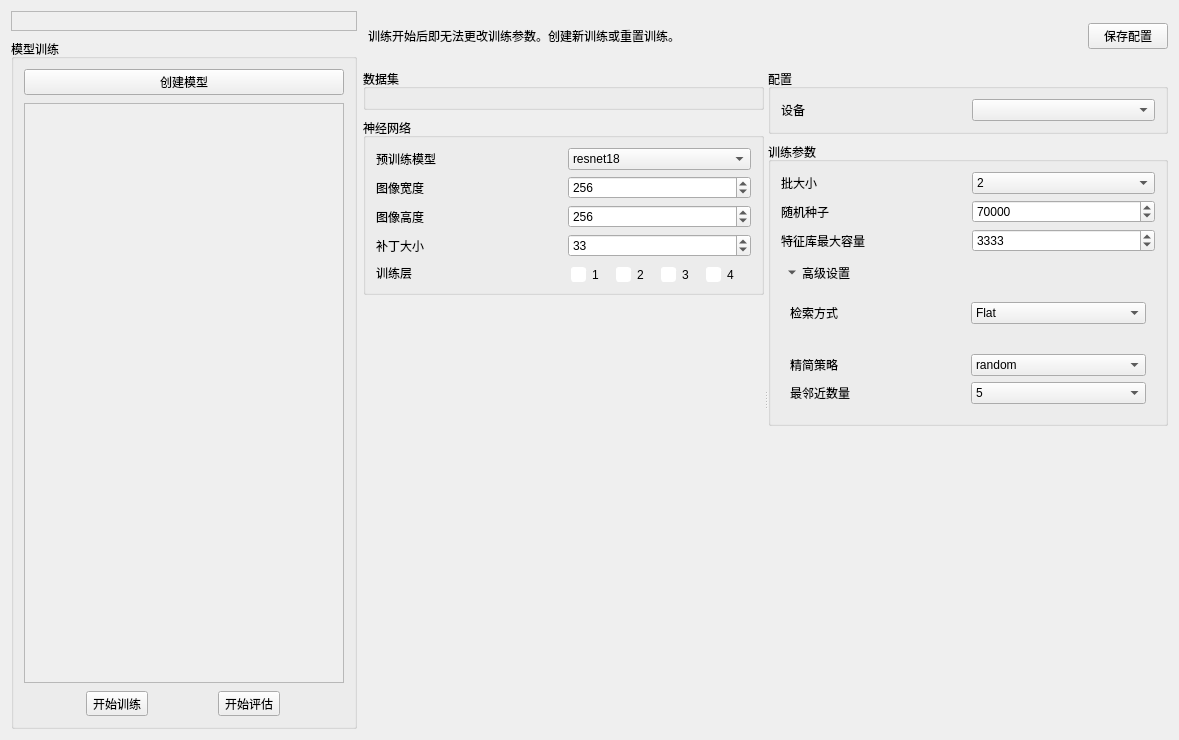
<?xml version="1.0" encoding="UTF-8"?>
<ui version="4.0">
 <class>Form</class>
 <widget class="QWidget" name="Form">
  <property name="geometry">
   <rect>
    <x>0</x>
    <y>0</y>
    <width>1179</width>
    <height>740</height>
   </rect>
  </property>
  <property name="windowTitle">
   <string>Form</string>
  </property>
  <property name="styleSheet">
   <string notr="true"/>
  </property>
  <layout class="QHBoxLayout" name="horizontalLayout_3">
   <item>
    <layout class="QVBoxLayout" name="verticalLayout_side">
     <property name="spacing">
      <number>8</number>
     </property>
     <property name="leftMargin">
      <number>0</number>
     </property>
     <property name="topMargin">
      <number>0</number>
     </property>
     <property name="rightMargin">
      <number>0</number>
     </property>
     <property name="bottomMargin">
      <number>0</number>
     </property>
     <item>
      <widget class="QFrame" name="pjtInfoFrame">
       <property name="minimumSize">
        <size>
         <width>0</width>
         <height>0</height>
        </size>
       </property>
       <property name="frameShape">
        <enum>QFrame::Shape::StyledPanel</enum>
       </property>
       <property name="frameShadow">
        <enum>QFrame::Shadow::Plain</enum>
       </property>
       <property name="lineWidth">
        <number>1</number>
       </property>
       <layout class="QVBoxLayout" name="verticalLayout_2"/>
      </widget>
     </item>
     <item>
      <widget class="QGroupBox" name="gbRuns">
       <property name="sizePolicy">
        <sizepolicy hsizetype="Fixed" vsizetype="Preferred">
         <horstretch>0</horstretch>
         <verstretch>0</verstretch>
        </sizepolicy>
       </property>
       <property name="title">
        <string>模型训练</string>
       </property>
       <layout class="QVBoxLayout" name="verticalLayout_runs">
        <property name="spacing">
         <number>8</number>
        </property>
        <property name="leftMargin">
         <number>10</number>
        </property>
        <property name="topMargin">
         <number>10</number>
        </property>
        <property name="rightMargin">
         <number>10</number>
        </property>
        <property name="bottomMargin">
         <number>10</number>
        </property>
        <item>
         <widget class="QPushButton" name="btnCreateModel">
          <property name="text">
           <string>创建模型</string>
          </property>
         </widget>
        </item>
        <item>
         <widget class="QScrollArea" name="scrollArea">
          <property name="sizePolicy">
           <sizepolicy hsizetype="Fixed" vsizetype="Expanding">
            <horstretch>0</horstretch>
            <verstretch>0</verstretch>
           </sizepolicy>
          </property>
          <property name="minimumSize">
           <size>
            <width>320</width>
            <height>0</height>
           </size>
          </property>
          <property name="widgetResizable">
           <bool>true</bool>
          </property>
          <widget class="QWidget" name="scrollAreaWidgetContents">
           <property name="geometry">
            <rect>
             <x>0</x>
             <y>0</y>
             <width>318</width>
             <height>591</height>
            </rect>
           </property>
          </widget>
         </widget>
        </item>
        <item>
         <widget class="QFrame" name="sideBottomBar">
          <property name="frameShape">
           <enum>QFrame::Shape::NoFrame</enum>
          </property>
          <layout class="QHBoxLayout" name="horizontalLayout_sideBottom">
           <property name="spacing">
            <number>8</number>
           </property>
           <property name="leftMargin">
            <number>0</number>
           </property>
           <property name="topMargin">
            <number>0</number>
           </property>
           <property name="rightMargin">
            <number>0</number>
           </property>
           <property name="bottomMargin">
            <number>0</number>
           </property>
           <item>
            <widget class="QToolButton" name="btnPlay">
             <property name="text">
              <string>开始训练</string>
             </property>
            </widget>
           </item>
           <item>
            <widget class="QToolButton" name="btnAssess">
             <property name="text">
              <string>开始评估</string>
             </property>
            </widget>
           </item>
          </layout>
         </widget>
        </item>
       </layout>
      </widget>
     </item>
    </layout>
   </item>
   <item>
    <layout class="QVBoxLayout" name="verticalLayout_main_2">
     <property name="spacing">
      <number>8</number>
     </property>
     <property name="leftMargin">
      <number>0</number>
     </property>
     <property name="topMargin">
      <number>0</number>
     </property>
     <property name="rightMargin">
      <number>0</number>
     </property>
     <property name="bottomMargin">
      <number>0</number>
     </property>
     <item>
      <layout class="QHBoxLayout" name="horizontalLayout">
       <property name="leftMargin">
        <number>5</number>
       </property>
       <item>
        <widget class="QLabel" name="mutedHint_3">
         <property name="sizePolicy">
          <sizepolicy hsizetype="Preferred" vsizetype="Fixed">
           <horstretch>0</horstretch>
           <verstretch>0</verstretch>
          </sizepolicy>
         </property>
         <property name="minimumSize">
          <size>
           <width>0</width>
           <height>50</height>
          </size>
         </property>
         <property name="maximumSize">
          <size>
           <width>16777215</width>
           <height>50</height>
          </size>
         </property>
         <property name="text">
          <string>训练开始后即无法更改训练参数。创建新训练或重置训练。</string>
         </property>
        </widget>
       </item>
       <item>
        <widget class="QPushButton" name="saveCfgBtn">
         <property name="sizePolicy">
          <sizepolicy hsizetype="Fixed" vsizetype="Fixed">
           <horstretch>0</horstretch>
           <verstretch>0</verstretch>
          </sizepolicy>
         </property>
         <property name="text">
          <string>保存配置</string>
         </property>
        </widget>
       </item>
      </layout>
     </item>
     <item>
      <widget class="QSplitter" name="splitter_panels_2">
       <property name="sizePolicy">
        <sizepolicy hsizetype="Expanding" vsizetype="Expanding">
         <horstretch>0</horstretch>
         <verstretch>0</verstretch>
        </sizepolicy>
       </property>
       <property name="orientation">
        <enum>Qt::Orientation::Horizontal</enum>
       </property>
       <widget class="QWidget" name="colLeft_2">
        <layout class="QVBoxLayout" name="verticalLayout_colLeft_2">
         <property name="spacing">
          <number>8</number>
         </property>
         <property name="sizeConstraint">
          <enum>QLayout::SizeConstraint::SetDefaultConstraint</enum>
         </property>
         <property name="leftMargin">
          <number>0</number>
         </property>
         <property name="topMargin">
          <number>0</number>
         </property>
         <property name="rightMargin">
          <number>0</number>
         </property>
         <property name="bottomMargin">
          <number>0</number>
         </property>
         <item>
          <widget class="QGroupBox" name="gbSplit_3">
           <property name="sizePolicy">
            <sizepolicy hsizetype="Preferred" vsizetype="Preferred">
             <horstretch>0</horstretch>
             <verstretch>0</verstretch>
            </sizepolicy>
           </property>
           <property name="minimumSize">
            <size>
             <width>400</width>
             <height>0</height>
            </size>
           </property>
           <property name="title">
            <string>数据集</string>
           </property>
           <layout class="QGridLayout" name="gridLayout_4"/>
          </widget>
         </item>
         <item>
          <widget class="QGroupBox" name="gbNetwork_2">
           <property name="sizePolicy">
            <sizepolicy hsizetype="Preferred" vsizetype="Preferred">
             <horstretch>0</horstretch>
             <verstretch>0</verstretch>
            </sizepolicy>
           </property>
           <property name="minimumSize">
            <size>
             <width>400</width>
             <height>0</height>
            </size>
           </property>
           <property name="title">
            <string>神经网络</string>
           </property>
           <layout class="QGridLayout" name="gridLayout_network_2">
            <property name="leftMargin">
             <number>10</number>
            </property>
            <property name="topMargin">
             <number>10</number>
            </property>
            <property name="rightMargin">
             <number>10</number>
            </property>
            <property name="bottomMargin">
             <number>10</number>
            </property>
            <property name="horizontalSpacing">
             <number>8</number>
            </property>
            <property name="verticalSpacing">
             <number>6</number>
            </property>
            <item row="0" column="0">
             <widget class="QLabel" name="backbone_nameLab">
              <property name="text">
               <string>预训练模型</string>
              </property>
             </widget>
            </item>
            <item row="1" column="1">
             <widget class="QSpinBox" name="input_sizeWSpb">
              <property name="maximum">
               <number>1920</number>
              </property>
              <property name="value">
               <number>256</number>
              </property>
             </widget>
            </item>
            <item row="1" column="0">
             <widget class="QLabel" name="input_sizeWLab">
              <property name="text">
               <string>图像宽度</string>
              </property>
             </widget>
            </item>
            <item row="3" column="1">
             <widget class="QSpinBox" name="patch_sizeSpb">
              <property name="maximum">
               <number>1024</number>
              </property>
              <property name="singleStep">
               <number>2</number>
              </property>
              <property name="value">
               <number>33</number>
              </property>
             </widget>
            </item>
            <item row="4" column="1">
             <layout class="QHBoxLayout" name="horizontalLayout_2">
              <property name="leftMargin">
               <number>3</number>
              </property>
              <property name="topMargin">
               <number>4</number>
              </property>
              <item>
               <widget class="QCheckBox" name="embedding1Cbx">
                <property name="styleSheet">
                 <string notr="true">QCheckBox::indicator {
    width: 13px;
    height: 13px;
    border: 1px solid #FFFFFF;
    background: #FFFFFF;         /* 方框白 */
    border-radius: 3px;
}
QCheckBox::indicator:checked {
    background: #2B2B2B;         /* 反色：选中变深底 */
    border: 1px solid #FFFFFF;
    image: url(:/icons/check_white.svg);  /* 白勾 */
}
QCheckBox::indicator:checked:hover {
    background: #3A3A3A;
}</string>
                </property>
                <property name="text">
                 <string>1</string>
                </property>
               </widget>
              </item>
              <item>
               <widget class="QCheckBox" name="embedding2Cbx">
                <property name="styleSheet">
                 <string notr="true">QCheckBox::indicator {
    width: 13px;
    height: 13px;
    border: 1px solid #FFFFFF;
    background: #FFFFFF;         /* 方框白 */
    border-radius: 3px;
}
QCheckBox::indicator:checked {
    background: #2B2B2B;         /* 反色：选中变深底 */
    border: 1px solid #FFFFFF;
    image: url(:/icons/check_white.svg);  /* 白勾 */
}
QCheckBox::indicator:checked:hover {
    background: #3A3A3A;
}</string>
                </property>
                <property name="text">
                 <string>2</string>
                </property>
               </widget>
              </item>
              <item>
               <widget class="QCheckBox" name="embedding3Cbx">
                <property name="styleSheet">
                 <string notr="true">QCheckBox::indicator {
    width: 13px;
    height: 13px;
    border: 1px solid #FFFFFF;
    background: #FFFFFF;         /* 方框白 */
    border-radius: 3px;
}
QCheckBox::indicator:checked {
    background: #2B2B2B;         /* 反色：选中变深底 */
    border: 1px solid #FFFFFF;
    image: url(:/icons/check_white.svg);  /* 白勾 */
}
QCheckBox::indicator:checked:hover {
    background: #3A3A3A;
}</string>
                </property>
                <property name="text">
                 <string>3</string>
                </property>
               </widget>
              </item>
              <item>
               <widget class="QCheckBox" name="embedding4Cbx">
                <property name="styleSheet">
                 <string notr="true">QCheckBox::indicator {
    width: 13px;
    height: 13px;
    border: 1px solid #FFFFFF;
    background: #FFFFFF;         /* 方框白 */
    border-radius: 3px;
}
QCheckBox::indicator:checked {
    background: #2B2B2B;         /* 反色：选中变深底 */
    border: 1px solid #FFFFFF;
    image: url(:/icons/check_white.svg);  /* 白勾 */
}
QCheckBox::indicator:checked:hover {
    background: #3A3A3A;
}</string>
                </property>
                <property name="text">
                 <string>4</string>
                </property>
               </widget>
              </item>
             </layout>
            </item>
            <item row="3" column="0">
             <widget class="QLabel" name="patch_sizeLab">
              <property name="text">
               <string>补丁大小</string>
              </property>
             </widget>
            </item>
            <item row="0" column="1">
             <widget class="QComboBox" name="backbone_nameCmb">
              <item>
               <property name="text">
                <string>resnet18</string>
               </property>
              </item>
              <item>
               <property name="text">
                <string>resnet34</string>
               </property>
              </item>
              <item>
               <property name="text">
                <string>resnet50</string>
               </property>
              </item>
              <item>
               <property name="text">
                <string>wide_resnet50_2</string>
               </property>
              </item>
             </widget>
            </item>
            <item row="2" column="1">
             <widget class="QSpinBox" name="input_sizeHSpb">
              <property name="maximum">
               <number>1920</number>
              </property>
              <property name="value">
               <number>256</number>
              </property>
             </widget>
            </item>
            <item row="2" column="0">
             <widget class="QLabel" name="input_sizeHLab">
              <property name="text">
               <string>图像高度</string>
              </property>
             </widget>
            </item>
            <item row="4" column="0">
             <widget class="QLabel" name="embeddingLab">
              <property name="text">
               <string>训练层</string>
              </property>
             </widget>
            </item>
           </layout>
          </widget>
         </item>
         <item>
          <spacer name="spacer_colLeft_2">
           <property name="orientation">
            <enum>Qt::Orientation::Vertical</enum>
           </property>
           <property name="sizeHint" stdset="0">
            <size>
             <width>20</width>
             <height>40</height>
            </size>
           </property>
          </spacer>
         </item>
        </layout>
       </widget>
       <widget class="QWidget" name="colMiddle_2">
        <layout class="QVBoxLayout" name="verticalLayout_colMiddle_2">
         <property name="spacing">
          <number>8</number>
         </property>
         <property name="sizeConstraint">
          <enum>QLayout::SizeConstraint::SetDefaultConstraint</enum>
         </property>
         <property name="leftMargin">
          <number>0</number>
         </property>
         <property name="topMargin">
          <number>0</number>
         </property>
         <property name="rightMargin">
          <number>0</number>
         </property>
         <property name="bottomMargin">
          <number>0</number>
         </property>
         <item>
          <widget class="QGroupBox" name="gbDevice_2">
           <property name="sizePolicy">
            <sizepolicy hsizetype="Preferred" vsizetype="Preferred">
             <horstretch>0</horstretch>
             <verstretch>0</verstretch>
            </sizepolicy>
           </property>
           <property name="minimumSize">
            <size>
             <width>400</width>
             <height>0</height>
            </size>
           </property>
           <property name="title">
            <string>配置</string>
           </property>
           <layout class="QGridLayout" name="gridLayout_device_2">
            <property name="leftMargin">
             <number>10</number>
            </property>
            <property name="topMargin">
             <number>10</number>
            </property>
            <property name="rightMargin">
             <number>10</number>
            </property>
            <property name="bottomMargin">
             <number>10</number>
            </property>
            <property name="horizontalSpacing">
             <number>8</number>
            </property>
            <property name="verticalSpacing">
             <number>6</number>
            </property>
            <item row="0" column="0">
             <widget class="QLabel" name="deviceLab">
              <property name="text">
               <string>设备</string>
              </property>
             </widget>
            </item>
            <item row="0" column="1">
             <widget class="QComboBox" name="deviceCbx"/>
            </item>
           </layout>
          </widget>
         </item>
         <item>
          <widget class="QGroupBox" name="gbTrainParams_3">
           <property name="sizePolicy">
            <sizepolicy hsizetype="Preferred" vsizetype="Preferred">
             <horstretch>0</horstretch>
             <verstretch>0</verstretch>
            </sizepolicy>
           </property>
           <property name="minimumSize">
            <size>
             <width>400</width>
             <height>0</height>
            </size>
           </property>
           <property name="toolTip">
            <string/>
           </property>
           <property name="title">
            <string>训练参数</string>
           </property>
           <layout class="QVBoxLayout" name="verticalLayout_trainParams_advanced">
            <property name="spacing">
             <number>8</number>
            </property>
            <property name="leftMargin">
             <number>10</number>
            </property>
            <property name="topMargin">
             <number>10</number>
            </property>
            <property name="rightMargin">
             <number>10</number>
            </property>
            <property name="bottomMargin">
             <number>10</number>
            </property>
            <item>
             <layout class="QGridLayout" name="gridLayout_network_4">
              <property name="horizontalSpacing">
               <number>8</number>
              </property>
              <property name="verticalSpacing">
               <number>6</number>
              </property>
              <item row="0" column="0">
               <widget class="QLabel" name="batch_sizeLab">
                <property name="text">
                 <string>批大小</string>
                </property>
               </widget>
              </item>
              <item row="0" column="1">
               <widget class="QComboBox" name="batch_sizeCmb">
                <item>
                 <property name="text">
                  <string>2</string>
                 </property>
                </item>
                <item>
                 <property name="text">
                  <string>4</string>
                 </property>
                </item>
                <item>
                 <property name="text">
                  <string>8</string>
                 </property>
                </item>
                <item>
                 <property name="text">
                  <string>16</string>
                 </property>
                </item>
                <item>
                 <property name="text">
                  <string>32</string>
                 </property>
                </item>
                <item>
                 <property name="text">
                  <string>64</string>
                 </property>
                </item>
               </widget>
              </item>
              <item row="1" column="0">
               <widget class="QLabel" name="seedLab">
                <property name="text">
                 <string>随机种子</string>
                </property>
               </widget>
              </item>
              <item row="1" column="1">
               <widget class="QSpinBox" name="seedSpb">
                <property name="minimumSize">
                 <size>
                  <width>0</width>
                  <height>0</height>
                 </size>
                </property>
                <property name="minimum">
                 <number>1</number>
                </property>
                <property name="maximum">
                 <number>999999999</number>
                </property>
                <property name="value">
                 <number>70000</number>
                </property>
               </widget>
              </item>
              <item row="2" column="0">
               <widget class="QLabel" name="max_train_featuresLab">
                <property name="toolTip">
                 <string>数值越大，后面推理的效率可能有所影响</string>
                </property>
                <property name="text">
                 <string>特征库最大容量</string>
                </property>
               </widget>
              </item>
              <item row="2" column="1">
               <widget class="QSpinBox" name="max_train_featuresSpb">
                <property name="minimumSize">
                 <size>
                  <width>0</width>
                  <height>0</height>
                 </size>
                </property>
                <property name="toolTip">
                 <string/>
                </property>
                <property name="minimum">
                 <number>1000</number>
                </property>
                <property name="maximum">
                 <number>999999999</number>
                </property>
                <property name="value">
                 <number>3333</number>
                </property>
               </widget>
              </item>
             </layout>
            </item>
            <item>
             <widget class="QToolButton" name="btnAdvancedTrainParams">
              <property name="text">
               <string>高级设置</string>
              </property>
              <property name="checkable">
               <bool>true</bool>
              </property>
              <property name="checked">
               <bool>false</bool>
              </property>
              <property name="popupMode">
               <enum>QToolButton::ToolButtonPopupMode::DelayedPopup</enum>
              </property>
              <property name="toolButtonStyle">
               <enum>Qt::ToolButtonStyle::ToolButtonTextBesideIcon</enum>
              </property>
              <property name="autoRaise">
               <bool>true</bool>
              </property>
              <property name="arrowType">
               <enum>Qt::ArrowType::DownArrow</enum>
              </property>
             </widget>
            </item>
            <item>
             <widget class="QWidget" name="widget" native="true">
              <layout class="QGridLayout" name="gridLayout">
               <item row="3" column="1">
                <widget class="QComboBox" name="neighborsCmb">
                 <item>
                  <property name="text">
                   <string>5</string>
                  </property>
                 </item>
                 <item>
                  <property name="text">
                   <string>7</string>
                  </property>
                 </item>
                 <item>
                  <property name="text">
                   <string>9</string>
                  </property>
                 </item>
                </widget>
               </item>
               <item row="2" column="1">
                <widget class="QComboBox" name="coresetCmb">
                 <item>
                  <property name="text">
                   <string>random</string>
                  </property>
                 </item>
                 <item>
                  <property name="text">
                   <string>kcenter</string>
                  </property>
                 </item>
                </widget>
               </item>
               <item row="3" column="0">
                <widget class="QLabel" name="neighborsLab">
                 <property name="text">
                  <string>最邻近数量</string>
                 </property>
                </widget>
               </item>
               <item row="0" column="0">
                <widget class="QLabel" name="faissLab">
                 <property name="text">
                  <string>检索方式</string>
                 </property>
                </widget>
               </item>
               <item row="0" column="1">
                <widget class="QComboBox" name="faissCmb">
                 <item>
                  <property name="text">
                   <string>Flat</string>
                  </property>
                 </item>
                 <item>
                  <property name="text">
                   <string>IVFFlat</string>
                  </property>
                 </item>
                 <item>
                  <property name="text">
                   <string>IVFPQ</string>
                  </property>
                 </item>
                 <item>
                  <property name="text">
                   <string>HNSW</string>
                  </property>
                 </item>
                </widget>
               </item>
               <item row="2" column="0">
                <widget class="QLabel" name="coresetLab">
                 <property name="text">
                  <string>精简策略</string>
                 </property>
                </widget>
               </item>
               <item row="1" column="0" colspan="2">
                <widget class="QWidget" name="faissWidget" native="true">
                 <layout class="QFormLayout" name="formLayout"/>
                </widget>
               </item>
              </layout>
             </widget>
            </item>
           </layout>
          </widget>
         </item>
         <item>
          <spacer name="spacer_colMiddle_2">
           <property name="orientation">
            <enum>Qt::Orientation::Vertical</enum>
           </property>
           <property name="sizeHint" stdset="0">
            <size>
             <width>20</width>
             <height>40</height>
            </size>
           </property>
          </spacer>
         </item>
        </layout>
       </widget>
      </widget>
     </item>
    </layout>
   </item>
  </layout>
 </widget>
 <resources/>
 <connections/>
</ui>
